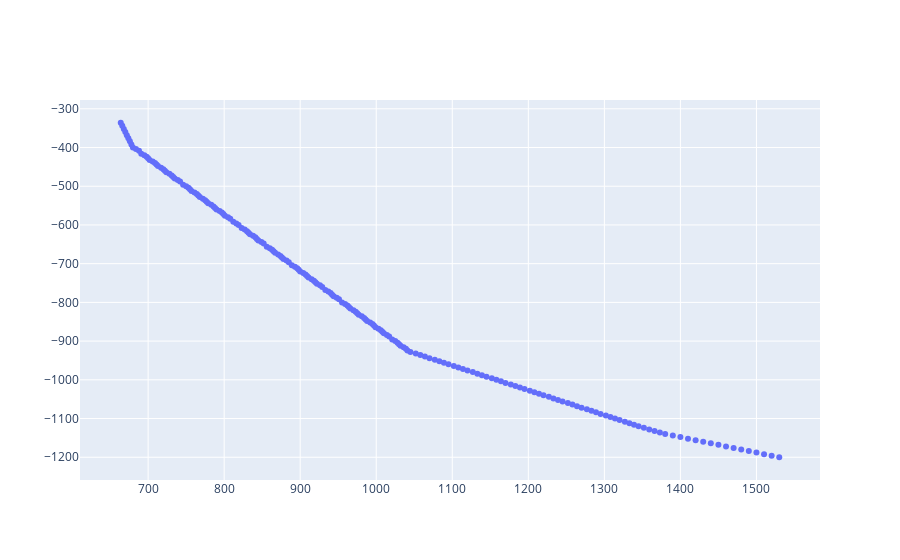

Notebook code cell kept with this figure:
### Code cell
resultados = results.F.T
fig = go.Figure(data=go.Scatter(x=resultados[0], y=resultados[1], mode='markers'))
fig.show()

### Figure 1 — Plotly figure (JSON) as saved in the notebook; plotly's stock layout.template omitted (floating-point values rounded to 4 significant figures; data arrays with more than 128 entries replaced by an {"elided": "..."} marker saying what was removed)
{"data": [{"mode": "markers", "type": "scatter", "x": {"elided": "200 int values"}, "y": {"elided": "200 int values"}}], "layout": {}}
